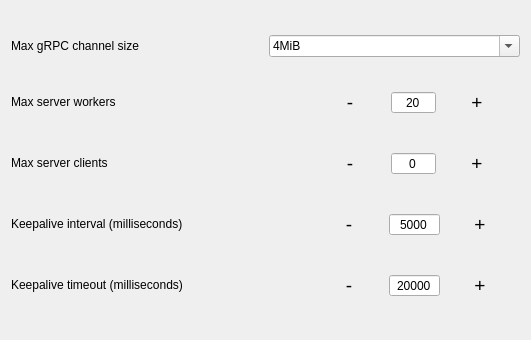
          <widget class="QWidget" name="page_2">
           <property name="geometry">
            <rect>
             <x>0</x>
             <y>0</y>
             <width>531</width>
             <height>340</height>
            </rect>
           </property>
           <attribute name="label">
            <string>Internal</string>
           </attribute>
           <layout class="QGridLayout" name="gridLayout_13">
            <item row="0" column="0">
             <widget class="QLabel" name="label_20">
              <property name="toolTip">
               <string>Maximum size of each message from nodes. Default 4MB</string>
              </property>
              <property name="text">
               <string>Max gRPC channel size</string>
              </property>
             </widget>
            </item>
            <item row="0" column="1">
             <widget class="QComboBox" name="comboGrpcMsgSize">
              <property name="editable">
               <bool>true</bool>
              </property>
              <property name="currentText">
               <string notr="true">4MiB</string>
              </property>
              <item>
               <property name="text">
                <string>4MiB</string>
               </property>
              </item>
              <item>
               <property name="text">
                <string>8MiB</string>
               </property>
              </item>
              <item>
               <property name="text">
                <string>16MiB</string>
               </property>
              </item>
              <item>
               <property name="text">
                <string>32MiB</string>
               </property>
              </item>
             </widget>
            </item>
            <item row="1" column="0">
             <widget class="QLabel" name="label_34">
              <property name="sizePolicy">
               <sizepolicy hsizetype="Preferred" vsizetype="Maximum">
                <horstretch>0</horstretch>
                <verstretch>0</verstretch>
               </sizepolicy>
              </property>
              <property name="toolTip">
               <string>This option configures the server workers. Each connected node consumes about 2 workers.
If there're more nodes than workers, the GUI will not allow new messages from nodes until
you configure this option accordingly.</string>
              </property>
              <property name="text">
               <string>Max server workers</string>
              </property>
             </widget>
            </item>
            <item row="1" column="1">
             <layout class="QHBoxLayout" name="horizontalLayout_17">
              <property name="spacing">
               <number>0</number>
              </property>
              <item>
               <spacer name="horizontalSpacer_9">
                <property name="orientation">
                 <enum>Qt::Horizontal</enum>
                </property>
                <property name="sizeType">
                 <enum>QSizePolicy::Policy::Maximum</enum>
                </property>
                <property name="sizeHint" stdset="0">
                 <size>
                  <width>40</width>
                  <height>20</height>
                 </size>
                </property>
               </spacer>
              </item>
              <item>
               <widget class="QPushButton" name="cmdGrpcWorkersDown">
                <property name="sizePolicy">
                 <sizepolicy hsizetype="Maximum" vsizetype="Maximum">
                  <horstretch>0</horstretch>
                  <verstretch>0</verstretch>
                 </sizepolicy>
                </property>
                <property name="font">
                 <font>
                  <pointsize>14</pointsize>
                  <fontweight>ExtraBold</fontweight>
                 </font>
                </property>
                <property name="text">
                 <string>-</string>
                </property>
                <property name="flat">
                 <bool>true</bool>
                </property>
               </widget>
              </item>
              <item>
               <widget class="QSpinBox" name="spinGrpcMaxWorkers">
                <property name="sizePolicy">
                 <sizepolicy hsizetype="Maximum" vsizetype="Fixed">
                  <horstretch>0</horstretch>
                  <verstretch>0</verstretch>
                 </sizepolicy>
                </property>
                <property name="alignment">
                 <set>Qt::AlignmentFlag::AlignCenter</set>
                </property>
                <property name="buttonSymbols">
                 <enum>QAbstractSpinBox::ButtonSymbols::NoButtons</enum>
                </property>
                <property name="accelerated">
                 <bool>true</bool>
                </property>
                <property name="maximum">
                 <number>10000</number>
                </property>
                <property name="value">
                 <number>20</number>
                </property>
               </widget>
              </item>
              <item>
               <widget class="QPushButton" name="cmdGrpcWorkersUp">
                <property name="sizePolicy">
                 <sizepolicy hsizetype="Maximum" vsizetype="Maximum">
                  <horstretch>0</horstretch>
                  <verstretch>0</verstretch>
                 </sizepolicy>
                </property>
                <property name="font">
                 <font>
                  <pointsize>14</pointsize>
                  <fontweight>ExtraBold</fontweight>
                 </font>
                </property>
                <property name="text">
                 <string>+</string>
                </property>
                <property name="flat">
                 <bool>true</bool>
                </property>
               </widget>
              </item>
             </layout>
            </item>
            <item row="2" column="0">
             <widget class="QLabel" name="label_35">
              <property name="sizePolicy">
               <sizepolicy hsizetype="Preferred" vsizetype="Maximum">
                <horstretch>0</horstretch>
                <verstretch>0</verstretch>
               </sizepolicy>
              </property>
              <property name="toolTip">
               <string>This option limits the number of nodes (incoming connections).
Set it to 0 to disable the limit.</string>
              </property>
              <property name="text">
               <string>Max server clients</string>
              </property>
             </widget>
            </item>
            <item row="2" column="1">
             <layout class="QHBoxLayout" name="horizontalLayout_16">
              <property name="spacing">
               <number>0</number>
              </property>
              <item>
               <spacer name="horizontalSpacer_8">
                <property name="orientation">
                 <enum>Qt::Horizontal</enum>
                </property>
                <property name="sizeType">
                 <enum>QSizePolicy::Policy::Maximum</enum>
                </property>
                <property name="sizeHint" stdset="0">
                 <size>
                  <width>40</width>
                  <height>20</height>
                 </size>
                </property>
               </spacer>
              </item>
              <item>
               <widget class="QPushButton" name="cmdGrpcClientsDown">
                <property name="sizePolicy">
                 <sizepolicy hsizetype="Maximum" vsizetype="Maximum">
                  <horstretch>0</horstretch>
                  <verstretch>0</verstretch>
                 </sizepolicy>
                </property>
                <property name="font">
                 <font>
                  <pointsize>14</pointsize>
                  <fontweight>ExtraBold</fontweight>
                 </font>
                </property>
                <property name="text">
                 <string>-</string>
                </property>
                <property name="flat">
                 <bool>true</bool>
                </property>
               </widget>
              </item>
              <item>
               <widget class="QSpinBox" name="spinGrpcMaxClients">
                <property name="sizePolicy">
                 <sizepolicy hsizetype="Maximum" vsizetype="Fixed">
                  <horstretch>0</horstretch>
                  <verstretch>0</verstretch>
                 </sizepolicy>
                </property>
                <property name="alignment">
                 <set>Qt::AlignmentFlag::AlignCenter</set>
                </property>
                <property name="buttonSymbols">
                 <enum>QAbstractSpinBox::ButtonSymbols::NoButtons</enum>
                </property>
                <property name="accelerated">
                 <bool>true</bool>
                </property>
                <property name="maximum">
                 <number>10000</number>
                </property>
                <property name="value">
                 <number>0</number>
                </property>
               </widget>
              </item>
              <item>
               <widget class="QPushButton" name="cmdGrpcClientsUp">
                <property name="sizePolicy">
                 <sizepolicy hsizetype="Maximum" vsizetype="Maximum">
                  <horstretch>0</horstretch>
                  <verstretch>0</verstretch>
                 </sizepolicy>
                </property>
                <property name="font">
                 <font>
                  <pointsize>14</pointsize>
                  <fontweight>ExtraBold</fontweight>
                 </font>
                </property>
                <property name="text">
                 <string>+</string>
                </property>
                <property name="flat">
                 <bool>true</bool>
                </property>
               </widget>
              </item>
             </layout>
            </item>
            <item row="3" column="0">
             <widget class="QLabel" name="label_39">
              <property name="sizePolicy">
               <sizepolicy hsizetype="Preferred" vsizetype="Maximum">
                <horstretch>0</horstretch>
                <verstretch>0</verstretch>
               </sizepolicy>
              </property>
              <property name="toolTip">
               <string>Every n milliseconds, the server will verify if the clients are alived.
If we don't receive a response from a client in n milliseconds,
the Keepalive timeout timer will start to count.</string>
              </property>
              <property name="text">
               <string>Keepalive interval (milliseconds)</string>
              </property>
             </widget>
            </item>
            <item row="3" column="1">
             <layout class="QHBoxLayout" name="horizontalLayout_18">
              <property name="spacing">
               <number>0</number>
              </property>
              <item>
               <spacer name="horizontalSpacer_10">
                <property name="orientation">
                 <enum>Qt::Horizontal</enum>
                </property>
                <property name="sizeType">
                 <enum>QSizePolicy::Policy::Preferred</enum>
                </property>
                <property name="sizeHint" stdset="0">
                 <size>
                  <width>40</width>
                  <height>20</height>
                 </size>
                </property>
               </spacer>
              </item>
              <item>
               <widget class="QPushButton" name="cmdGrpcKeepaliveDown">
                <property name="sizePolicy">
                 <sizepolicy hsizetype="Maximum" vsizetype="Maximum">
                  <horstretch>0</horstretch>
                  <verstretch>0</verstretch>
                 </sizepolicy>
                </property>
                <property name="font">
                 <font>
                  <pointsize>14</pointsize>
                  <fontweight>ExtraBold</fontweight>
                 </font>
                </property>
                <property name="text">
                 <string>-</string>
                </property>
                <property name="flat">
                 <bool>true</bool>
                </property>
               </widget>
              </item>
              <item>
               <widget class="QSpinBox" name="spinGrpcKeepalive">
                <property name="sizePolicy">
                 <sizepolicy hsizetype="Maximum" vsizetype="Fixed">
                  <horstretch>0</horstretch>
                  <verstretch>0</verstretch>
                 </sizepolicy>
                </property>
                <property name="alignment">
                 <set>Qt::AlignmentFlag::AlignCenter</set>
                </property>
                <property name="buttonSymbols">
                 <enum>QAbstractSpinBox::ButtonSymbols::NoButtons</enum>
                </property>
                <property name="accelerated">
                 <bool>true</bool>
                </property>
                <property name="maximum">
                 <number>999999999</number>
                </property>
                <property name="singleStep">
                 <number>1000</number>
                </property>
                <property name="value">
                 <number>5000</number>
                </property>
               </widget>
              </item>
              <item>
               <widget class="QPushButton" name="cmdGrpcKeepaliveUp">
                <property name="sizePolicy">
                 <sizepolicy hsizetype="Maximum" vsizetype="Maximum">
                  <horstretch>0</horstretch>
                  <verstretch>0</verstretch>
                 </sizepolicy>
                </property>
                <property name="font">
                 <font>
                  <pointsize>14</pointsize>
                  <fontweight>ExtraBold</fontweight>
                 </font>
                </property>
                <property name="text">
                 <string>+</string>
                </property>
                <property name="flat">
                 <bool>true</bool>
                </property>
               </widget>
              </item>
             </layout>
            </item>
            <item row="4" column="0">
             <widget class="QLabel" name="label_38">
              <property name="sizePolicy">
               <sizepolicy hsizetype="Preferred" vsizetype="Maximum">
                <horstretch>0</horstretch>
                <verstretch>0</verstretch>
               </sizepolicy>
              </property>
              <property name="toolTip">
               <string>After n milliseconds, the server will close the connection with the client
that has stopped responding.</string>
              </property>
              <property name="text">
               <string>Keepalive timeout (milliseconds)</string>
              </property>
             </widget>
            </item>
            <item row="4" column="1">
             <layout class="QHBoxLayout" name="horizontalLayout_19">
              <property name="spacing">
               <number>0</number>
              </property>
              <item>
               <spacer name="horizontalSpacer_11">
                <property name="orientation">
                 <enum>Qt::Horizontal</enum>
                </property>
                <property name="sizeType">
                 <enum>QSizePolicy::Policy::Preferred</enum>
                </property>
                <property name="sizeHint" stdset="0">
                 <size>
                  <width>40</width>
                  <height>20</height>
                 </size>
                </property>
               </spacer>
              </item>
              <item>
               <widget class="QPushButton" name="cmdGrpcKeepaliveTimeoutDown">
                <property name="sizePolicy">
                 <sizepolicy hsizetype="Maximum" vsizetype="Maximum">
                  <horstretch>0</horstretch>
                  <verstretch>0</verstretch>
                 </sizepolicy>
                </property>
                <property name="font">
                 <font>
                  <pointsize>14</pointsize>
                  <fontweight>ExtraBold</fontweight>
                 </font>
                </property>
                <property name="text">
                 <string>-</string>
                </property>
                <property name="flat">
                 <bool>true</bool>
                </property>
               </widget>
              </item>
              <item>
               <widget class="QSpinBox" name="spinGrpcKeepaliveTimeout">
                <property name="sizePolicy">
                 <sizepolicy hsizetype="Maximum" vsizetype="Fixed">
                  <horstretch>0</horstretch>
                  <verstretch>0</verstretch>
                 </sizepolicy>
                </property>
                <property name="alignment">
                 <set>Qt::AlignmentFlag::AlignCenter</set>
                </property>
                <property name="buttonSymbols">
                 <enum>QAbstractSpinBox::ButtonSymbols::NoButtons</enum>
                </property>
                <property name="accelerated">
                 <bool>true</bool>
                </property>
                <property name="maximum">
                 <number>999999999</number>
                </property>
                <property name="singleStep">
                 <number>1000</number>
                </property>
                <property name="value">
                 <number>20000</number>
                </property>
               </widget>
              </item>
              <item>
               <widget class="QPushButton" name="cmdGrpcKeepaliveTimeoutUp">
                <property name="sizePolicy">
                 <sizepolicy hsizetype="Maximum" vsizetype="Maximum">
                  <horstretch>0</horstretch>
                  <verstretch>0</verstretch>
                 </sizepolicy>
                </property>
                <property name="font">
                 <font>
                  <pointsize>14</pointsize>
                  <fontweight>ExtraBold</fontweight>
                 </font>
                </property>
                <property name="text">
                 <string>+</string>
                </property>
                <property name="flat">
                 <bool>true</bool>
                </property>
               </widget>
              </item>
             </layout>
            </item>
           </layout>
          </widget>
